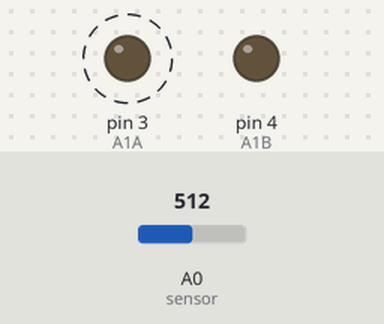
A sketch run on a simulated Arduino Uno, built with avr-gcc and run on an emulated ATmega328P. On the bench: output pins drawn as LEDs (lit = HIGH). Dashed ring = blinking. The test bench sets the inputs (shaded band); at power-on: A0 (sensor) = 512. What the sketch prints to the serial monitor is not drawn.

Above: at 1.2 s.
1.3 s: A0 (sensor) set to 109
4.3 s: A0 (sensor) set to 92
6.5 s: A0 (sensor) set to 110
At 8.8 s:
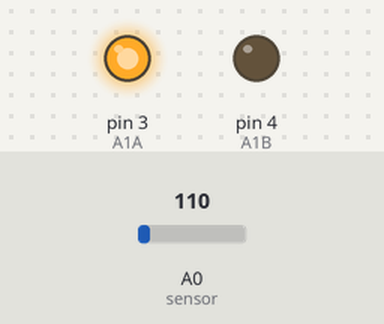
9.5 s: A0 (sensor) set to 90
At 10.6 s:
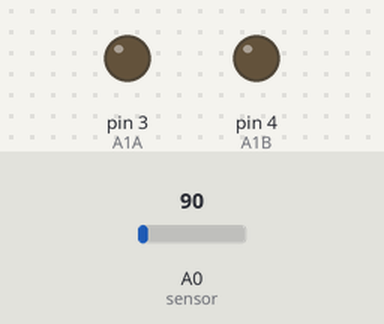
Timing chart, 0 to 12.0 s (numbered marks = the images above; inputs shaded):
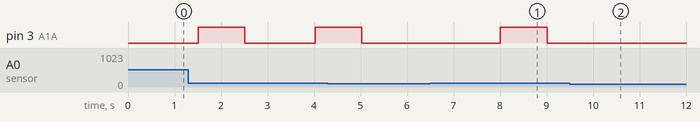

The sketch:

piezo_2.0.ino
```cpp
const int sensor = A0;
const int A1A = 3;
const int A1B = 4;

int sensorReading = 0;
int k = 0;
unsigned long previousTime = 0;

long interval = 500;

void setup() {
  pinMode(A1A, OUTPUT);
  pinMode(A1B, OUTPUT);
  digitalWrite(A1A, LOW);
  digitalWrite(A1B, LOW);
    Serial.begin(9600);

}

void loop() {
  sensorReading = analogRead(sensor);
  unsigned long currentTime = millis();
  Serial.println(k);

  if ((sensorReading >= 100 and k == 0) or ((k == 1 or k == 2) and currentTime - previousTime > interval and sensorReading >= 25)){
    k ++;
    previousTime = currentTime;
  }

  if (k == 3 and currentTime - previousTime > interval and sensorReading >= 100){
   digitalWrite(A1A, HIGH);
    k ++;
    previousTime = currentTime;
  }

  if (k == 4 and currentTime - previousTime > 1000){
   digitalWrite(A1A, LOW);
    k = 0;
  }
}
```

Measured:
- after the input at 6.5 s, pin 3 (A1A): LOW → HIGH after 1.5 s, → LOW 1.0 s later
- after the input at 9.5 s, pin 3 (A1A): stays LOW (without the input it goes to HIGH after 1.0 s)
